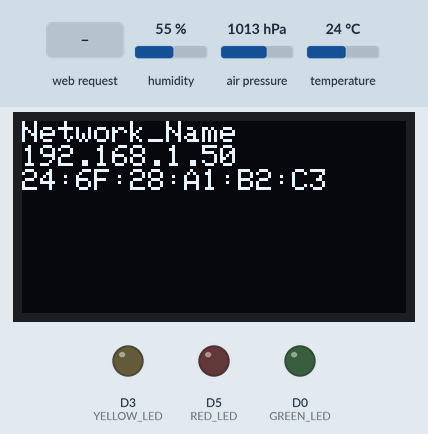
Bench run of a program on a simulated ESP8266 (NodeMCU). Parts: 128×64 one-colour display, output pins drawn as LEDs (lit = HIGH). The inputs (shaded band) are chosen by the test bench; at power-on: humidity 55 %, air pressure 1013 hPa, temperature 24 °C. WiFi joins after 1.5 s; servers stay silent unless stated; what the program prints to the serial monitor is not drawn.

Above: at 10.2 s.
10.3 s: HTTP request GET /?LED=ON received
At 11.2 s:
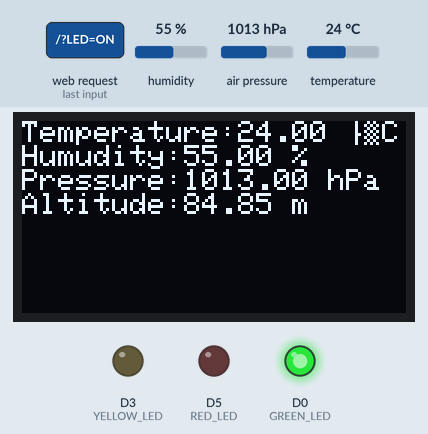
11.8 s: HTTP request GET /?UPDATE=1 received
At 12.5 s:
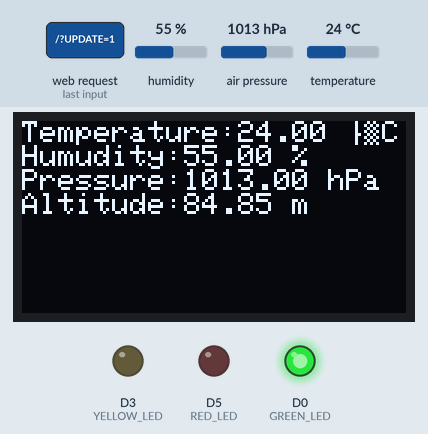
13.4 s: HTTP request GET /?LED=OFF received
At 14.6 s:
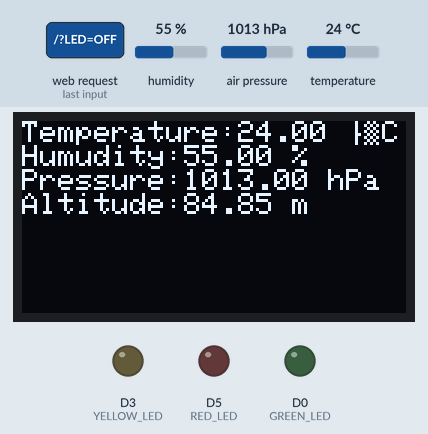
14.9 s: HTTP request GET /?LED=1&UPDATE=1 received
At 16.1 s:
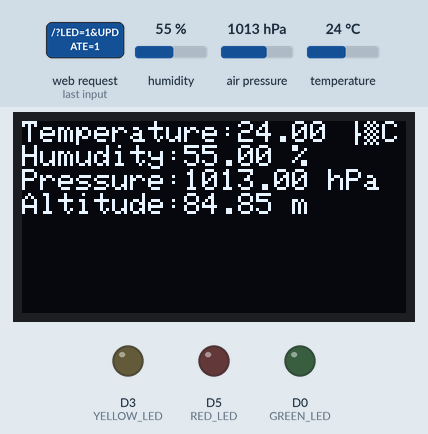
Timing chart, 0 to 17.5 s (numbered marks = the images above; inputs shaded):
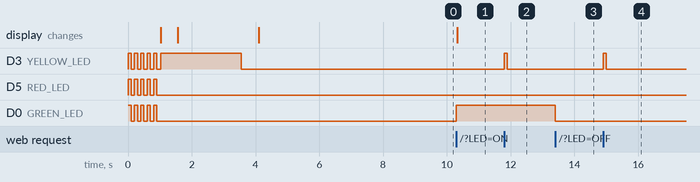

The program:

main.cpp
```cpp
/*
 * This program is free software; you can redistribute it and/or
 * modify without any restriction
 *
 * This file create a web server based on ESP12 NodeMCU.
 * You can load a page and turn-on and turn off the internal LED
 * Major informations about connection are displayed on OLED screen and serveur Web
 */

/*
 *   Libraries
 */
#include <Arduino.h>
#include <ESP8266WiFi.h>
#include <ESP8266WebServer.h>
#include <ESP8266mDNS.h>

#include <SPI.h>
#include <Wire.h>
#include <Adafruit_GFX.h>
#include <Adafruit_SSD1306.h>

#include <Adafruit_Sensor.h>
#include "Adafruit_BME280.h"


#define SEALEVELPRESSURE_HPA (1023.25)  //Pression au niveau de la mer

Adafruit_BME280 bme;

/*
 *   Macros
 */

#define REFRESH_PAGE_DELAY 600 //Timeout before refresh


#define PORT 80 //Default port
#define LED D4  //LED Pin

#define SCREEN_WIDTH 128 // OLED display width, in pixels
#define SCREEN_HEIGHT 64 // OLED display height, in pixels

#define OLED_RESET     -1 //reset pin
#define SCREEN_ADDRESS 0x3C ///Sometimes 0x3D ou 0x3F

#define GREEN_LED D0
#define YELLOW_LED D3
#define RED_LED D5
/*
 *   Global variables
 */
const char* ssid     = "Network_Name";      //SSID
const char* password = "Netwaork_Password"; //Password

float temperature = 0.0;
float humidity = 0.0;
float pressure = 0.0;
float altitude = 0.0;


const String minimalPageContent = "<html>\
  <head>\
    <title>CREPP Web Server</title>\
    <meta charset=\"utf-8\"/> \
    </head>\
  <body>\
    <h1>Led ESP8266</h1><br>\
    <h3>LED on D4 Pin</h3><br>\
      <a href=\"/?LED=ON\"><button >Turn-on</button></a>\
      <a href=\"/?LED=OFF\"><button >Turn-off</button></a>\
  </body>\
</html>";

/*
 *   Objects
 */
ESP8266WebServer server(PORT);

Adafruit_SSD1306 display(SCREEN_WIDTH, SCREEN_HEIGHT, &Wire, OLED_RESET);


void notFoundPage()  //Bad URL handler
{
  server.send(404, "text/plain", "Page not found !\n\n");
}


void mainPage()
{

 if(server.arg("LED")=="ON") //Reading 'LED' argument value
 {
      digitalWrite(GREEN_LED, HIGH); //Turn-on LED

 }
 else if(server.arg("LED")=="OFF")
 {
    digitalWrite(GREEN_LED, LOW);   //Turn-off LED
 }
 else if(server.arg("UPDATE")=="1")
 {

    digitalWrite(YELLOW_LED, HIGH);   //Turn-off LED
    delay(100);
    digitalWrite(YELLOW_LED, LOW);   //Turn-off LED


 }
 else
 {
  //nothing
 }

  temperature = bme.readTemperature();
  Serial.print("Temperature = ");
  Serial.print(temperature);
  Serial.println(" °C");

  pressure = bme.readPressure() / 100.0F;
  Serial.print("Pressure = ");
  Serial.print(pressure);
  Serial.println(" hPa");

  altitude = bme.readAltitude(SEALEVELPRESSURE_HPA);
  Serial.print("Approx. Altitude = ");
  Serial.print(altitude);
  Serial.println(" m");

  humidity = bme.readHumidity();
  Serial.print("Humidity = ");
  Serial.print(humidity);
  Serial.println(" %");

  display.clearDisplay();
  display.setCursor(0, 0);
  display.println("Temperature:"+String(temperature)+" °C");
  display.println("Humudity:"+String(humidity)+ " %");
  display.println("Pressure:"+String(pressure)+" hPa");
  display.println("Altitude:"+String(altitude)+" m");
  display.display();


  const String fullPageContent = "<html>\
  <head>\
    <title>CREPP Web Server</title>\
    <meta charset=\"utf-8\"/> \
    <meta http-equiv=\"refresh\" content=\""+String(REFRESH_PAGE_DELAY)+"\">\
    <link rel=\"stylesheet\" href=\"https://stackpath.bootstrapcdn.com/bootstrap/4.3.1/css/bootstrap.min.css\" integrity=\"sha384-ggOyR0iXCbMQv3Xipma34MD+dH/1fQ784/j6cY/iJTQUOhcWr7x9JvoRxT2MZw1T\" crossorigin=\"anonymous\">\
  </head>\
  <body style=\"margin-left:5%;\">\
    <h1>Weather Station</h1><br>\
    <h3>Led control on <span class=\"badge badge-secondary\">D0</span> pin</h3><br>\
      <a href=\"/?LED=ON\"><button class=\"btn btn-success\">Turn-on</button></a>\
      <a href=\"/?LED=OFF\"><button class=\"btn btn-danger\">Turn-off</button></a><br><br>\
    <h3>Temperature, humidity and pressure measurements with BME280 sensor on I2C Bus</h3><br>\
      <a href=\"/?UPDATE=1\"><button class=\"btn btn-primary\">Update</button></a><br><br>\
      <b>Temperature</b> : "+String(temperature)+" C<br>\
      <b>Humidity</b> : "+String(humidity)+"%<br>\
      <b>Pressure</b> : "+String(pressure)+"  hPa<br>\
      <b>Altitude</b> : "+String(altitude)+" m<br>\
  </body>\
</html>";

const String fullPageContent2 = "<html>\
  <head>\
    <title>CREPP Web Server</title>\
    <meta charset=\"utf-8\"/>\
    <meta name=\"viewport\" content=\"width=device-width, initial-scale=1, shrink-to-fit=no\">\
    <meta http-equiv=\"refresh\" content=\"" + String(REFRESH_PAGE_DELAY) + "\">\
    <link rel=\"stylesheet\" href=\"https://stackpath.bootstrapcdn.com/bootstrap/4.3.1/css/bootstrap.min.css\" integrity=\"sha384-ggOyR0iXCbMQv3Xipma34MD+dH/1fQ784/j6cY/iJTQUOhcWr7x9JvoRxT2MZw1T\" crossorigin=\"anonymous\">\
    <style>\
      body {\
        margin: 0;\
        padding: 0;\
        font-family: Arial, sans-serif;\
        background-color: #f8f9fa;\
        color: #333;\
        display: flex;\
        justify-content: center;\
        align-items: center;\
        height: 100vh;\
        text-align: center;\
      }\
      .container {\
        max-width: 400px;\
        background: white;\
        padding: 20px;\
        border-radius: 8px;\
        box-shadow: 0px 0px 10px rgba(0, 0, 0, 0.1);\
      }\
      .btn {\
        width: 100%;\
        margin-bottom: 10px;\
      }\
      h1 {\
        font-size: 24px;\
        margin-bottom: 20px;\
      }\
      h3 {\
        font-size: 18px;\
        margin-bottom: 15px;\
      }\
      b {\
        font-weight: 600;\
      }\
    </style>\
  </head>\
  <body>\
    <div class=\"container\">\
      <h1>Weather Station</h1><br>\
      <h3>Led control on <span class=\"badge badge-secondary\">D0</span> pin</h3><br>\
      <a href=\"/?LED=ON\"><button class=\"btn btn-success\">Turn on</button></a>\
      <a href=\"/?LED=OFF\"><button class=\"btn btn-danger\">Turn off</button></a><br><br>\
      <h3>Temperature, Humidity, and Pressure Measurements with BME280 Sensor on I2C Bus</h3><br>\
      <a href=\"/?UPDATE=1\"><button class=\"btn btn-primary\">Update</button></a><br><br>\
      <p><b>Temperature</b>: " + String(temperature) + " °C</p>\
      <p><b>Humidity</b>: " + String(humidity) + "%</p>\
      <p><b>Pressure</b>: " + String(pressure) + " hPa</p>\
      <p><b>Altitude</b>: " + String(altitude) + " m</p>\
    </div>\
  </body>\
</html>";

 server.send(200, "text/html", fullPageContent2); //Sending main page

}


void setup() {

  pinMode(GREEN_LED, OUTPUT);       //LED ouput
  pinMode(YELLOW_LED, OUTPUT);       //LED ouput
  pinMode(RED_LED, OUTPUT);       //LED ouput


  for (uint8_t i = 0; i < 5; i++)
  {
    digitalWrite(GREEN_LED, HIGH);     //Turn-on LED
    digitalWrite(YELLOW_LED, HIGH);     //Turn-on LED
    digitalWrite(RED_LED, HIGH);     //Turn-on LED
    delay(100);
    digitalWrite(GREEN_LED, LOW);     //Turn-on LED
    digitalWrite(YELLOW_LED, LOW);     //Turn-on LED
    digitalWrite(RED_LED, LOW);     //Turn-on LED
    delay(100);
  }

  Serial.begin(115200);       //Baudrate

    if(!display.begin(SSD1306_SWITCHCAPVCC, SCREEN_ADDRESS)) {
    Serial.println(F("Echec OLED"));

  }
  //display.display(); //Display Adafruit symbol
  digitalWrite(YELLOW_LED, HIGH);     //Turn-on LED
  delay(500);
  display.clearDisplay(); //Clear screen
  display.setRotation(2);
  display.setTextSize(1);               //Size factor
  display.setTextColor(SSD1306_WHITE);  //White text
  display.setCursor(0, 0);              //Set cursor to (0,0)

  display.print("WAITING NETWORK...");
  display.display();


  WiFi.begin(ssid, password); //Connexion
  Serial.println("");         //New line


  while (WiFi.status() != WL_CONNECTED)
  {

    delay(1000);
    Serial.println(">>> Network is not available...Retry...");
  }
  digitalWrite(YELLOW_LED, LOW);     //Turn-on LED

  Serial.print(">>> Connected to ");
  Serial.println(ssid);
  Serial.print("with this IP address: ");
  Serial.println(WiFi.localIP());
  Serial.print("and this MAC address : ");
  Serial.println(WiFi.macAddress());

  if (MDNS.begin("esp8266")) //Multicast DNS
  {
    Serial.println(">>> Serveur MDNS : ON");
  }

   bool status = bme.begin(0x76);

  if (!status)
  {
    Serial.println("Could not find a valid BME280 sensor, check wiring!");
    digitalWrite(RED_LED, HIGH);     //Turn-on LED
    //while (1);
  }

  server.on("/", mainPage);           //Display main page
  server.onNotFound(notFoundPage);    //Display error page

  server.begin();                     //Starting server
  Serial.println(">>> Starting server");


  delay(500);
  display.clearDisplay(); //Clear screen

  display.setTextSize(1);               //Size factor
  display.setTextColor(SSD1306_WHITE);  //White text
  display.setCursor(0, 0);              //Set cursor to (0,0)

  display.println(ssid);
  display.println(WiFi.localIP());
  display.println(WiFi.macAddress());
  display.display();

  delay(5000);

}

void loop()
{
  server.handleClient(); //Clients handler
}
```

Measured:
- after the input at 10.3 s, D0 (GREEN_LED): LOW → HIGH at once; the display: changes at once (image 1)
- after the input at 11.8 s, D3 (YELLOW_LED): LOW → HIGH at once, → LOW 0.10 s later
- after the input at 13.4 s, D0 (GREEN_LED): HIGH → LOW at once
- after the input at 14.9 s, D3 (YELLOW_LED): LOW → HIGH at once, → LOW 0.10 s later
